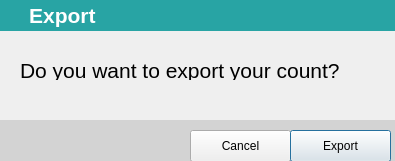
<?xml version="1.0" encoding="UTF-8"?>
<ui version="4.0">
 <class>Dialog</class>
 <widget class="QDialog" name="Dialog">
  <property name="geometry">
   <rect>
    <x>0</x>
    <y>0</y>
    <width>395</width>
    <height>161</height>
   </rect>
  </property>
  <property name="windowTitle">
   <string>Dialog</string>
  </property>
  <widget class="QPushButton" name="export_btn">
   <property name="geometry">
    <rect>
     <x>290</x>
     <y>130</y>
     <width>101</width>
     <height>32</height>
    </rect>
   </property>
   <property name="font">
    <font>
     <family>Arial</family>
    </font>
   </property>
   <property name="toolTip">
    <string>&lt;html&gt;&lt;head/&gt;&lt;body&gt;&lt;p&gt;Export&lt;/p&gt;&lt;/body&gt;&lt;/html&gt;</string>
   </property>
   <property name="styleSheet">
    <string notr="true">QPushButton#Export {
    background-color: blue;
	border-color: beige;
}

QToolTip {
	background-color: rgb(0, 0, 0);
    border-radius: 6px;
	color : white;
	padding: 2px;
    opacity: 200;
	font: 75 13pt &quot;Arial&quot;;
}</string>
   </property>
   <property name="text">
    <string>Export</string>
   </property>
  </widget>
  <widget class="QPushButton" name="cancel_btn">
   <property name="geometry">
    <rect>
     <x>190</x>
     <y>130</y>
     <width>101</width>
     <height>32</height>
    </rect>
   </property>
   <property name="font">
    <font>
     <family>Arial</family>
    </font>
   </property>
   <property name="toolTip">
    <string>&lt;html&gt;&lt;head/&gt;&lt;body&gt;&lt;p&gt;Cancel&lt;/p&gt;&lt;/body&gt;&lt;/html&gt;</string>
   </property>
   <property name="styleSheet">
    <string notr="true">QToolTip {
	background-color: rgb(0, 0, 0);
    border-radius: 6px;
	color : white;
	padding: 2px;
    opacity: 200;
	font: 75 13pt &quot;Arial&quot;;
}</string>
   </property>
   <property name="text">
    <string>Cancel</string>
   </property>
  </widget>
  <widget class="QLabel" name="label">
   <property name="geometry">
    <rect>
     <x>20</x>
     <y>60</y>
     <width>361</width>
     <height>20</height>
    </rect>
   </property>
   <property name="font">
    <font>
     <family>Arial</family>
     <pointsize>16</pointsize>
    </font>
   </property>
   <property name="text">
    <string>Do you want to export your count?</string>
   </property>
  </widget>
  <widget class="QLabel" name="label_2">
   <property name="geometry">
    <rect>
     <x>0</x>
     <y>0</y>
     <width>401</width>
     <height>31</height>
    </rect>
   </property>
   <property name="font">
    <font>
     <family>Arial</family>
     <pointsize>16</pointsize>
     <weight>75</weight>
     <bold>true</bold>
    </font>
   </property>
   <property name="styleSheet">
    <string notr="true">QLabel#label_2 {
	background-color: rgb(40, 164, 164);
	color: white;
}</string>
   </property>
   <property name="text">
    <string>     Export</string>
   </property>
  </widget>
  <widget class="QLabel" name="label_3">
   <property name="geometry">
    <rect>
     <x>0</x>
     <y>120</y>
     <width>401</width>
     <height>41</height>
    </rect>
   </property>
   <property name="styleSheet">
    <string notr="true">QLabel#label_3 {
	background-color: rgb(211,211,211);
}</string>
   </property>
   <property name="text">
    <string/>
   </property>
  </widget>
  <zorder>label</zorder>
  <zorder>label_2</zorder>
  <zorder>label_3</zorder>
  <zorder>cancel_btn</zorder>
  <zorder>export_btn</zorder>
 </widget>
 <resources/>
 <connections/>
</ui>
